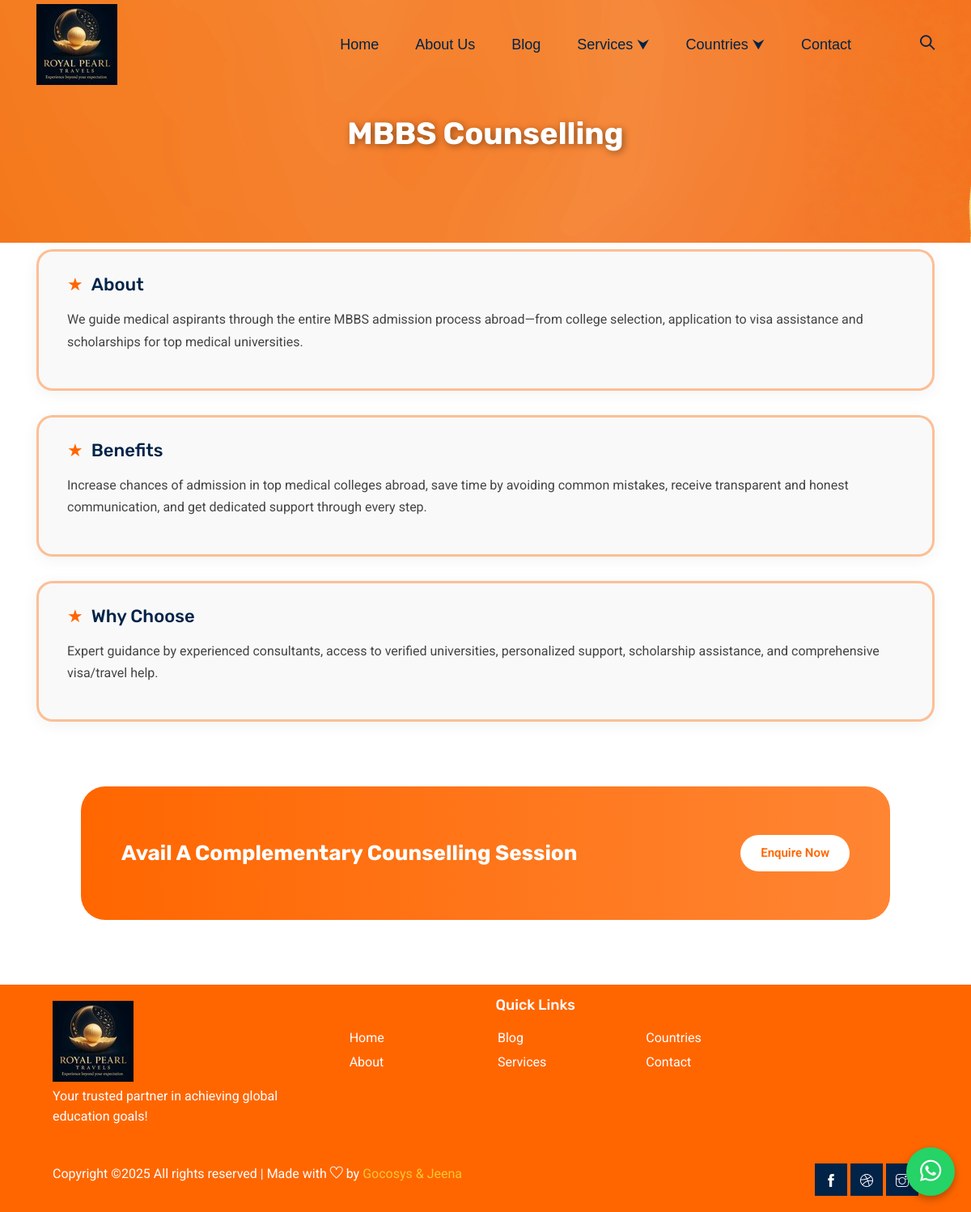
/services/mbbs-counselling/, run on the app's committed database.
### study_abroad_app/models.py (models this page shows, shortened)
class Service(models.Model):
    CATEGORY_CHOICES = [
        ('counselling', 'Counselling'),
        ('testprep', 'Test Prep'),
        ('other', 'Other Services'),
    ]
    name = models.CharField(max_length=100)
    slug = models.SlugField(unique=True)
    category = models.CharField(max_length=20, choices=CATEGORY_CHOICES)
    about_text = models.TextField(blank=True)
    benefits_text = models.TextField(blank=True)
    why_choose_text = models.TextField(blank=True)

### study_abroad_app/views.py (the view)
# urls.py: path('services/<slug:slug>/', views.service_detail, name='service_detail'),
def service_detail(request, slug):
    service = get_object_or_404(Service, slug=slug)
    return render(request, 'study_abroad_app/service_detail.html', {'service': service})

### study_abroad_app/context_processors.py (called while the page is built)
def country_list(request):
    from .models import CountryPage
    return {
        'countries': CountryPage.objects.all()
    }

def services_by_category(request):
    services = Service.objects.all()
    categories = {
        'Counselling': services.filter(category='counselling'),
        'Test Prep': services.filter(category='testprep'),
        'Other Services': services.filter(category='other'),
    }
    return {'services_by_category': categories}

### study_abroad_app/templates/study_abroad_app/service_detail.html (shortened to what this page needs)
{% extends 'study_abroad_app/base.html'%} {% load static %} {% block content %}
<section class="banner">
  <div class="banner-overlay">
    <h1>{{ service.name }}</h1>
  </div>
</section>
<section class="container section-gap">
  <div class="info-box">
    <h2>About</h2>
    <p>{{ service.about_text|linebreaks }}</p>
  </div>
  <div class="info-box">
    <h2>Benefits</h2>
    <p>{{ service.benefits_text|linebreaks }}</p>
  </div>
  <div class="info-box">
    <h2>Why Choose</h2>
    <p>{{ service.why_choose_text|linebreaks }}</p>
  </div>
</section>
<section class="counselling_session_area">
  <div class="counselling_box">
    <h2>Avail A Complementary Counselling Session</h2>
    <a href="#" class="enquire_btn" id="openPopup">Enquire Now</a>
  </div>
</section>
{% endblock %}

### data on the page
Service: name "MBBS Counselling", about_text "We guide medical aspirants through the entire MBBS admission process abroad—from college selection, application to visa assistance and scholarships for top medical universities.", benefits_text "Increase chances of admission in top medical colleges abroad, save time by avoiding common mistakes, receive transparent and honest communication, and get dedicated support through every step.", why_choose_text "Expert guidance by experienced consultants, access to verified universities, personalized support, scholarship assistance, and comprehensive visa/travel help."
